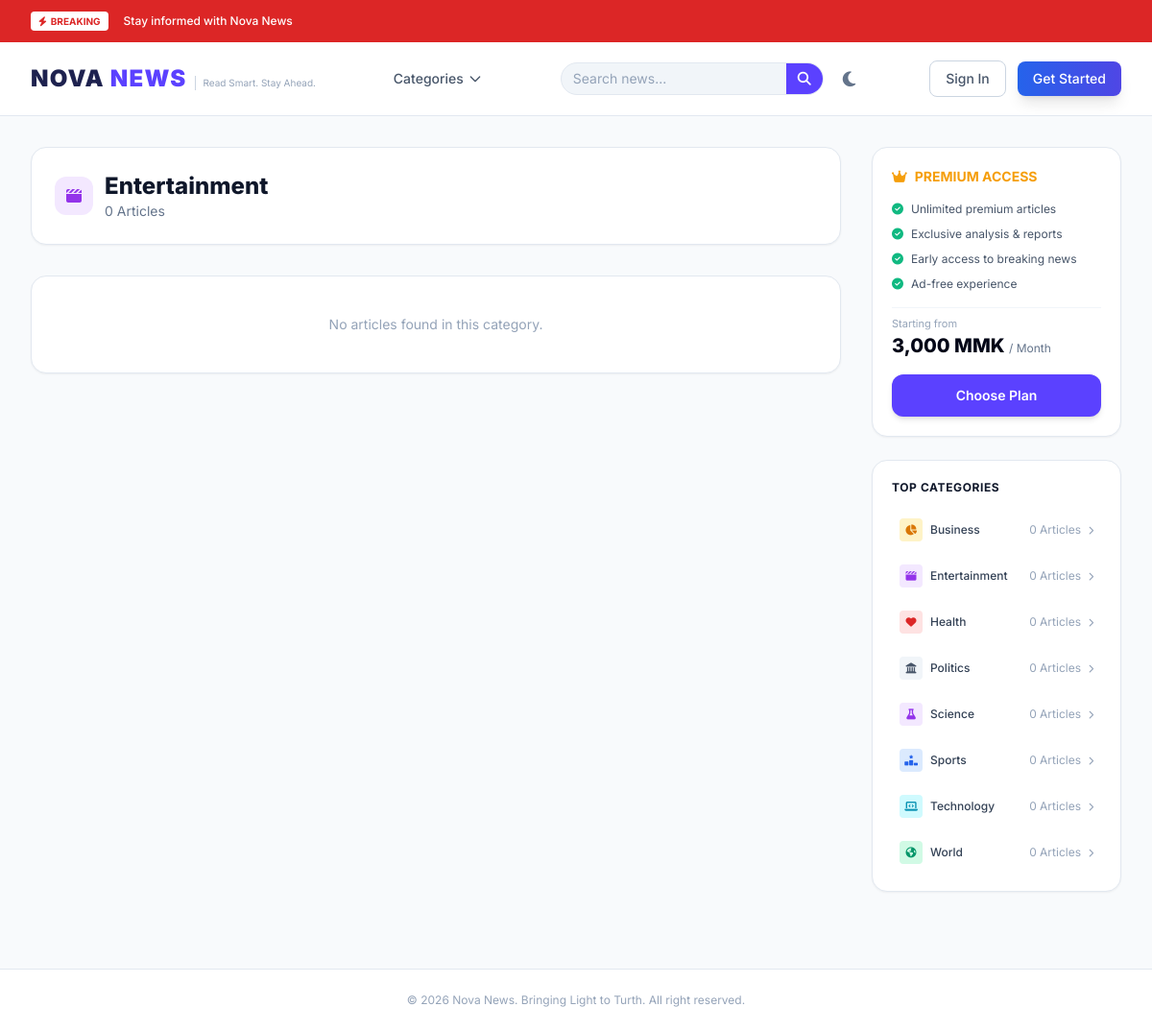
The page /user/category.php?slug=entertainment on the database its author committed.
### tables this page shows
CREATE TABLE IF NOT EXISTS categories (
    id         INT AUTO_INCREMENT PRIMARY KEY,
    name       VARCHAR(100) NOT NULL UNIQUE,
    slug       VARCHAR(110) NOT NULL UNIQUE,
    created_at TIMESTAMP DEFAULT CURRENT_TIMESTAMP
);

### includes/categories.php (called while the page is built, shortened)
<?php
function getCategoryBySlug(string $slug): ?array
{
    $db = getDB();
    $stmt = $db->prepare('SELECT * FROM categories WHERE slug = ?');
    if ($stmt) {
        $stmt->bind_param('s', $slug);
        $stmt->execute();
        $result = $stmt->get_result();
        if ($result && $result->num_rows > 0) {
            return $result->fetch_assoc();
        }
    }
    return null;
}

### includes/posts.php (called while the page is built, shortened)
<?php
function getAllCategories(): array
{
    $db = getDB();
    $categories = [];
    $result = $db->query('
        SELECT c.id, c.name, c.slug, COUNT(p.id) AS article_count
        FROM categories c
        LEFT JOIN posts p ON p.category_id = c.id AND p.status = "published"
        GROUP BY c.id
        ORDER BY c.name ASC
    ');
    if ($result && method_exists($result, 'fetch_assoc')) {
        while ($row = $result->fetch_assoc()) {
            $categories[] = $row;
        }
    }
    return $categories;
}
function getPostsByCategory(int $categoryId, int $page = 1, int $limit = 10, string $type = 'all'): array
{
    $db = getDB();
    $page = max(1, $page);
    $limit = max(1, $limit);
    $offset = ($page - 1) * $limit;
    $conditions = ["p.category_id = ?", "p.status = 'published'"];
    $params = [$categoryId];
    $types = 'i';
    $sql = 'SELECT p.*, u.username AS author_name, c.name AS category_name
            FROM posts p
            LEFT JOIN users u ON p.created_by = u.id
            LEFT JOIN categories c ON p.category_id = c.id
            WHERE ' . implode(' AND ', $conditions) . '
            ORDER BY p.created_at DESC LIMIT ? OFFSET ?';
    $params[] = $limit;
    $params[] = $offset;
    $types .= 'ii';
    $stmt = $db->prepare($sql);
    if ($stmt) {
        $stmt->bind_param($types, ...$params);
        $stmt->execute();
        $result = $stmt->get_result();
        $posts = [];
        return $posts;
    }
    return [];
}

### user/category.php (the view, shortened to what this page needs)
<?php
require_once __DIR__ . '/../includes/posts.php';
require_once __DIR__ . '/../includes/categories.php';
include __DIR__ . '/../includes/header.php';
$slug = $_GET['slug'] ?? '';
$category = getCategoryBySlug($slug);
$posts = getPostsByCategory((int)$category['id']);
$catIcons = [
    'Technology'    => ['bg' => 'bg-cyan-100', 'text' => 'text-cyan-600', 'icon' => 'fa-laptop-code'],
    'Business'      => ['bg' => 'bg-amber-100', 'text' => 'text-amber-600', 'icon' => 'fa-chart-pie'],
    'World'         => ['bg' => 'bg-emerald-100', 'text' => 'text-emerald-600', 'icon' => 'fa-earth-americas'],
    'Sports'        => ['bg' => 'bg-blue-100', 'text' => 'text-blue-600', 'icon' => 'fa-ranking-star'],
    'Health'        => ['bg' => 'bg-red-100', 'text' => 'text-red-600', 'icon' => 'fa-heart'],
    'Science'       => ['bg' => 'bg-purple-100', 'text' => 'text-purple-600', 'icon' => 'fa-flask'],
    'Politics'      => ['bg' => 'bg-slate-100', 'text' => 'text-slate-600', 'icon' => 'fa-landmark'],
    'Entertainment' => ['bg' => 'bg-purple-100', 'text' => 'text-purple-600', 'icon' => 'fa-clapperboard'],
];
$name = htmlspecialchars($category['name']);
$iconStyle = $catIcons[$category['name']] ?? ['bg' => 'bg-slate-100', 'text' => 'text-slate-600', 'icon' => 'fa-folder'];
$totalPosts = count($posts);
?>
<main class="max-w-[1440px] mx-auto p-4 md:p-8 grid grid-cols-1 lg:grid-cols-12 gap-8">
    <div class="lg:col-span-9 space-y-8">
        <div class="bg-white rounded-2xl border border-slate-200 p-6 shadow-sm">
            <div class="flex items-center gap-3">
                <span class="w-10 h-10 rounded-xl <?= $iconStyle['bg'] . ' ' . $iconStyle['text'] ?> flex items-center justify-center">
                    <i class="fa-solid <?= $iconStyle['icon'] ?>"></i>
                </span>
                <div>
                    <h1 class="text-2xl font-extrabold text-slate-900"><?= $name ?></h1>
                    <p class="text-sm text-slate-500"><?= $totalPosts ?> Article<?= $totalPosts !== 1 ? 's' : '' ?></p>
                </div>
            </div>
        </div>
        <?php if (empty($posts)): ?>
        <div class="bg-white rounded-2xl border border-slate-200 p-10 shadow-sm text-center">
            <p class="text-slate-400 text-sm">No articles found in this category.</p>
        </div>
        <?php endif; ?>
    </div>
    <aside class="lg:col-span-3 space-y-6">
        <div class="bg-white rounded-2xl border border-slate-200 p-5 shadow-sm space-y-4">
            <div class="flex items-center space-x-2 text-amber-500 font-bold text-sm">
                <i class="fa-solid fa-crown"></i>
                <span>PREMIUM ACCESS</span>
            </div>
            <ul class="space-y-2.5 text-xs text-slate-600">
                <li class="flex items-center gap-2"><i class="fa-solid fa-circle-check text-emerald-500"></i> Unlimited premium articles</li>
                <li class="flex items-center gap-2"><i class="fa-solid fa-circle-check text-emerald-500"></i> Exclusive analysis & reports</li>
                <li class="flex items-center gap-2"><i class="fa-solid fa-circle-check text-emerald-500"></i> Early access to breaking news</li>
                <li class="flex items-center gap-2"><i class="fa-solid fa-circle-check text-emerald-500"></i> Ad-free experience</li>
            </ul>
            <div class="pt-2 border-t border-slate-100">
                <div class="text-[11px] text-slate-400">Starting from</div>
                <div class="text-xl font-extrabold text-slate-950">3,000 MMK <span class="text-xs font-normal text-slate-500">/ Month</span></div>
            </div>
            <a href="../user/subscribe.php" class="block w-full text-center bg-[#5B41FF] hover:bg-[#4830DF] text-white font-semibold text-sm py-3 rounded-xl shadow-md transition">Choose Plan</a>
        </div>
        <?php
        $categories = getAllCategories();
        ?>
        <div class="bg-white rounded-2xl border border-slate-200 p-5 shadow-sm space-y-4">
            <div class="text-xs font-bold text-slate-900 uppercase tracking-wider">Top Categories</div>
            <div class="space-y-2">
                <?php foreach ($categories as $cat):
                    $n = htmlspecialchars($cat['name']);
                    $c = (int) $cat['article_count'];
                    $st = $catIcons[$cat['name']] ?? ['bg' => 'bg-slate-100', 'text' => 'text-slate-600', 'icon' => 'fa-folder'];
                ?>
                <a href="/Nova_News/user/category.php?slug=<?= urlencode($cat['slug']) ?>" class="flex items-center justify-between p-2 rounded-lg hover:bg-slate-50 transition text-xs">
                    <div class="flex items-center gap-2 font-medium text-slate-700"><span class="w-6 h-6 rounded <?= $st['bg'] . ' ' . $st['text'] ?> flex items-center justify-center"><i class="fa-solid <?= $st['icon'] ?> text-[11px]"></i></span> <?= $n ?></div>
                    <span class="text-slate-400"><?= $c ?> Article<?= $c !== 1 ? 's' : '' ?> <i class="fa-solid fa-chevron-right text-[9px] ml-1"></i></span>
                </a>
                <?php endforeach; ?>
            </div>
        </div>
    </aside>
</main>
<?php include __DIR__ . '/../includes/footer.php'; ?>

### includes/header.php (style rules this page uses)
body { font-family: 'Inter', sans-serif; transition: background-color 0.3s ease, color 0.3s ease; }

### rows shown on the page
categories: name "Entertainment", c "0"
categories: name "Business", c "0"
categories: name "Health", c "0"
categories: name "Politics", c "0"
categories: name "Science", c "0"
categories: name "Sports", c "0"
categories: name "Technology", c "0"
categories: name "World", c "0"

### other values the page prints
__('header.categories') "Categories"
__('header.signin') "Sign In"
__('header.get_started') "Get Started"
$totalPosts "0"
